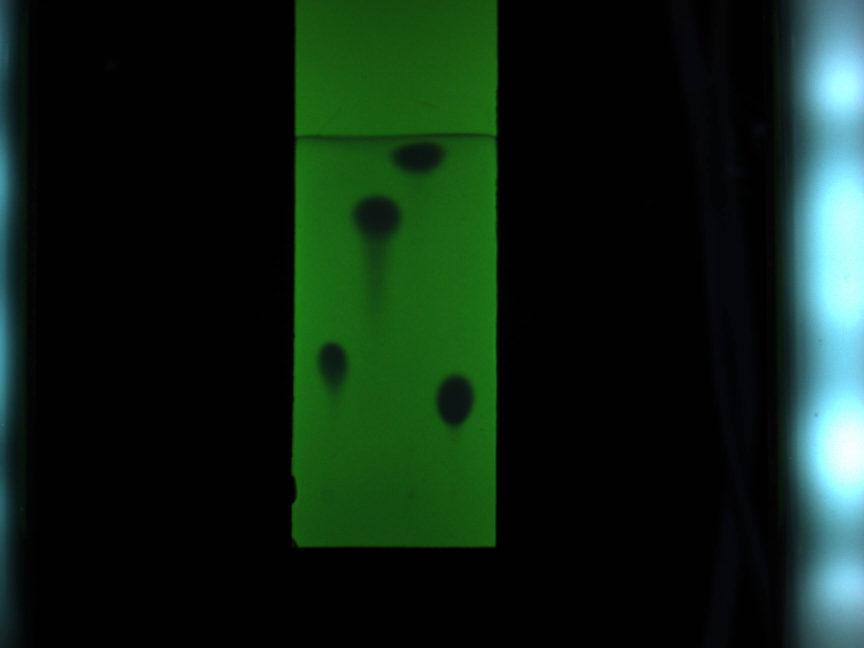
#> input picture board_3_1.jpg, 2592 x 1944 px, found by its file name (shown at 1/3 size)
$ python Picture_identify.py
#> lines starting #> are read from the running program, lines starting #| are printed output that depends on the picture; long printed decimals are rounded
import matplotlib.pyplot as plt
import numpy as np
import pandas as pd
import skimage
import sklearn
from skimage import filters
from skimage.io import imread, imshow
from skimage.color import rgb2gray, rgb2hsv
import cv2
import openpyxl
from scipy import interpolate
import scipy.signal as signal

font1 = {'family': 'Arial',
         'weight': 'normal',
         #"style": 'italic',
         'size': 14,
         }
class Point(object):
    def __init__(self,x,y):
        self.x = x
        self.y = y

    def getX(self):
        return self.x
    def getY(self):
        return self.y

def getGrayDiff(img,currentPoint,tmpPoint):
    return abs(int(img[currentPoint.x,currentPoint.y]) - int(img[tmpPoint.x,tmpPoint.y]))

# [100 lines left out: functions selectConnects, regionGrow, Identify_TLC, not called in this run]

def Identify_TLC_Hight(picture_name,dx=125,dboundary=100,dinterval=60):
#> called with dx = 125, dboundary = 100, dinterval = 60
    image = imread(picture_name)[:,750:1750]
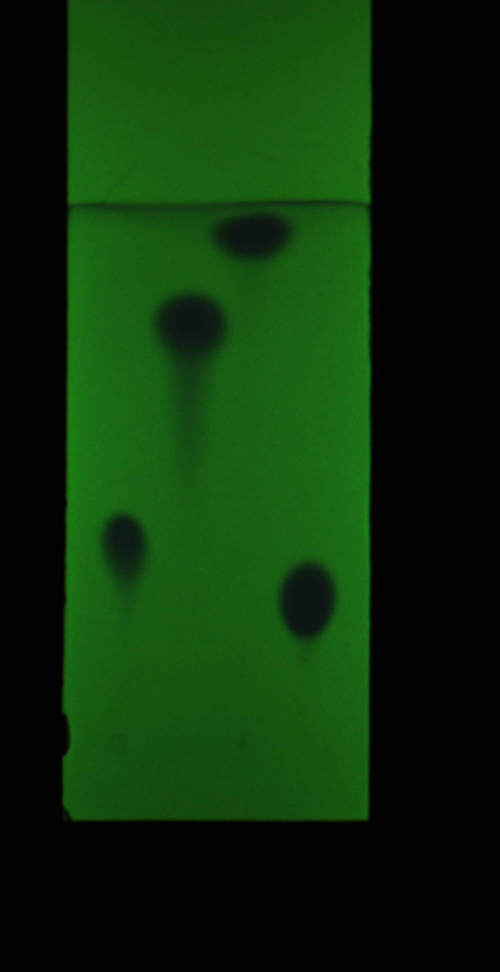
#> image: shape (1944, 1000, 3) (shown at 1/2 size); mean R, G, B 12.3, 46.3, 9.6
    #产生灰度图
    gray = cv2.cvtColor(image, cv2.COLOR_BGR2GRAY)
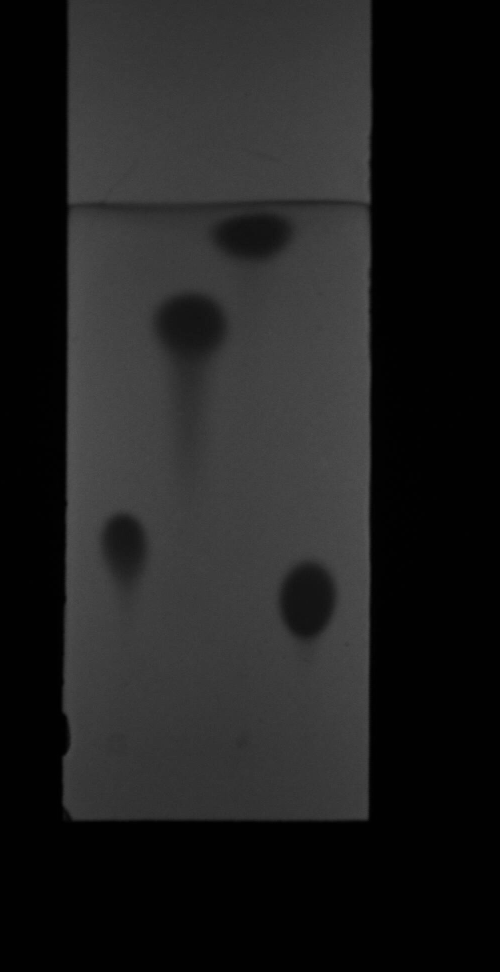
#> gray: shape (1944, 1000) (shown at 1/2 size); min 0, max 87, mean 31.4
    # plt.imshow(gray,'gray')
    # plt.show()
    x_shade=np.zeros([gray.shape[1]])
#> x_shade = 1000 values from 0 to 0
    y_shade=np.zeros([gray.shape[0]])
#> y_shade = 1944 values from 0 to 0
    x_white=[]
    y_white=[]
    for i in range(gray.shape[1]):
        x_shade[i] = np.sum(gray[:,i])/gray.shape[0]
        if x_shade[i]>40:
            x_white.append(i)
#> after the loop, x_shade = 1000 values, max 60.98 at index 733, min 1 at index 0, mean 31.44; x_white = 603 values from 136 to 738
    for i in range(gray.shape[0]):
        y_shade[i] = np.sum(gray[i]) / gray.shape[1]
        if y_shade[i] > 15:
            y_white.append(i)
#> after the loop, y_shade = 1944 values, max 42.16 at index 927, min 1 at index 1648, mean 31.44; y_white = 1641 values from 0 to 1640
    # print(x_white[0],x_white[-1])
    # print(y_white[0],y_white[-1])

    x_1_center = x_white[0] + dboundary
#> x_1_center = 236
    x_2_center = x_1_center + dx
#> x_2_center = 361
    x_3_center = x_2_center + dx
#> x_3_center = 486
    x_4_center = x_3_center + dx
#> x_4_center = 611
    y_limit = 1500
    y_1_shade = np.zeros(y_limit)
    y_2_shade = np.zeros(y_limit)
    y_3_shade = np.zeros(y_limit)
    y_4_shade = np.zeros(y_limit)
    x_1_shade = np.zeros([2 * dinterval])
    x_2_shade = np.zeros([2 * dinterval])
    x_3_shade = np.zeros([2 * dinterval])
    x_4_shade = np.zeros([2 * dinterval])
    for i in range(y_limit):
        y_1_shade[i] = np.sum(gray[i, x_1_center - dinterval:x_1_center + dinterval]) / (2 * dinterval)
        y_2_shade[i] = np.sum(gray[i, x_2_center - dinterval:x_2_center + dinterval]) / (2 * dinterval)
        y_3_shade[i] = np.sum(gray[i, x_3_center - dinterval:x_3_center + dinterval]) / (2 * dinterval)
        y_4_shade[i] = np.sum(gray[i, x_4_center - dinterval:x_4_center + dinterval]) / (2 * dinterval)
#> after the loop, y_1_shade = 1500 values, max 71.35 at index 871, min 37.62 at index 1078, mean 61.76; y_2_shade = 1500 values, max 64.43 at index 383, min 25.64 at index 637, mean 56.17; y_3_shade = 1500 values, max 65.83 at index 908, min 21.46 at index 472, mean 57.85; y_4_shade = 1500 values, max 70.09 at index 831, min 25.23 at index 1200, mean 60.14


    for i in range(2*dinterval):
        x_1_shade[i]=np.sum(gray[:,x_1_center-dinterval+i])/(gray.shape[0])
        x_2_shade[i]=np.sum(gray[:,x_2_center-dinterval+i])/(gray.shape[0])
        x_3_shade[i]=np.sum(gray[:,x_3_center-dinterval+i])/(gray.shape[0])
        x_4_shade[i]=np.sum(gray[:,x_4_center-dinterval+i])/(gray.shape[0])
#> after the loop, x_1_shade = 120 values, max 56.37 at index 0, min 49.2 at index 83, mean 51.64; x_2_shade = 120 values, max 50.82 at index 1, min 45.35 at index 86, mean 47.19; x_3_shade = 120 values, max 50 at index 118, min 47.14 at index 1, mean 48.55; x_4_shade = 120 values, max 55.19 at index 119, min 49.11 at index 35, mean 50.59

    plt.figure(1,figsize=(3,4),dpi=300)
    plt.style.use('ggplot')
    plt.plot(y_1_shade,c='black')
    plt.yticks(fontproperties='Arial', size=9)
    plt.xticks(fontproperties='Arial', size=9)
    plt.savefig("TLC_hight.pdf",dpi=300,bbox_inches='tight')
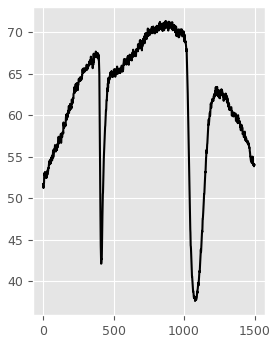
#> figure drawn by matplotlib, 1 panel; curve peaks at x = 871, y = 71.35
    plt.show()

    y_hight=np.array([np.where(y_1_shade==np.min(y_1_shade))[0][0],np.where(y_2_shade==np.min(y_2_shade))[0][0],
             np.where(y_3_shade==np.min(y_3_shade))[0][0],np.where(y_4_shade==np.min(y_4_shade))[0][0]])
#> y_hight = [1078, 637, 472, 1200]
    x_hight = np.array([x_1_center,
                        x_2_center,
                        x_3_center,
                        x_4_center])
#> x_hight = [236, 361, 486, 611]

    true_hight=(y_white[-1]-y_hight)*25.1/604-8.1
#> true_hight = [15.25, 33.58, 40.44, 10.18]
    #画图
    plt.subplot(111), plt.imshow(image)
    plt.scatter(x_hight,y_hight,c='red')
    plt.axis('off')
    plt.savefig('biaozhu.pdf',dpi=300)
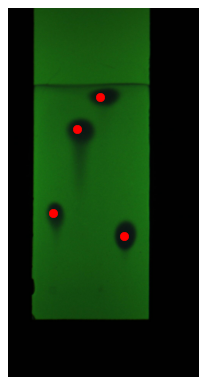
#> figure drawn by matplotlib, 1 panel
    return true_hight

def Identify_Eluent_Hight(picture_name):
    #print(Identify_TLC_true(r"C:\Users\xxhhss6910\PycharmProjects\AUBO\Save_Fig\Experiment_8171117\board_2.jpg"))

    image = imread(picture_name)
    #产生灰度图
    gray = cv2.cvtColor(image, cv2.COLOR_BGR2GRAY)
    y_shade = np.zeros([gray.shape[0]])
    x_shade=np.zeros([gray.shape[1]])
    x_white=[]
    for i in range(gray.shape[1]):
        x_shade[i] = np.sum(gray[:,i])/gray.shape[0]
        if x_shade[i]>40:
            x_white.append(i)
    for i in range(gray.shape[0]):
        y_shade[i] = np.sum(gray[i, x_white[0]+200:x_white[-1]-200]) / (x_white[-1]-x_white[0]-400)

    plt.figure(1, figsize=(3, 4), dpi=300)
    plt.style.use('ggplot')
    plt.plot(y_shade,c='black')
    plt.yticks(fontproperties='Arial', size=9)
    plt.xticks(fontproperties='Arial', size=9)
    plt.savefig("guang.pdf",dpi=300,bbox_inches='tight')
    plt.show()
    y_high=[]
    for i in range(len(y_shade)):
        if y_shade[i] > max(y_shade)-4:
            y_high.append(i)
    # plt.plot(y_shade)
    # plt.show()
    #y_hight=np.where(y_shade==np.max(y_shade))[0][0]-55  #上边缘
    y_hight=y_high[-1]
    #print(y_hight)
    hight=(1944-y_hight)*0.0267+17.82-8.1
    return hight

def Calculate_RF(potential_hight,eluent_hight):
    RF=[]
    tlc_hight=potential_hight
    for i in range(len(tlc_hight)):
        if tlc_hight[i]/eluent_hight<0:
            RF.append(0)
        if tlc_hight[i]/eluent_hight>1:
            RF.append(1)
        else:
            RF.append(tlc_hight[i]/eluent_hight)
    return RF

import time
a=time.time()
potential_hight=Identify_TLC_Hight(r'D:\pycharm project\Picture_identify\TLC_identify\board_3_1.jpg')
#> potential_hight = [15.25, 33.58, 40.44, 10.18]
eluent_hight=Identify_Eluent_Hight(r'D:\pycharm project\Picture_identify\TLC_identify\line_3_1.jpg')
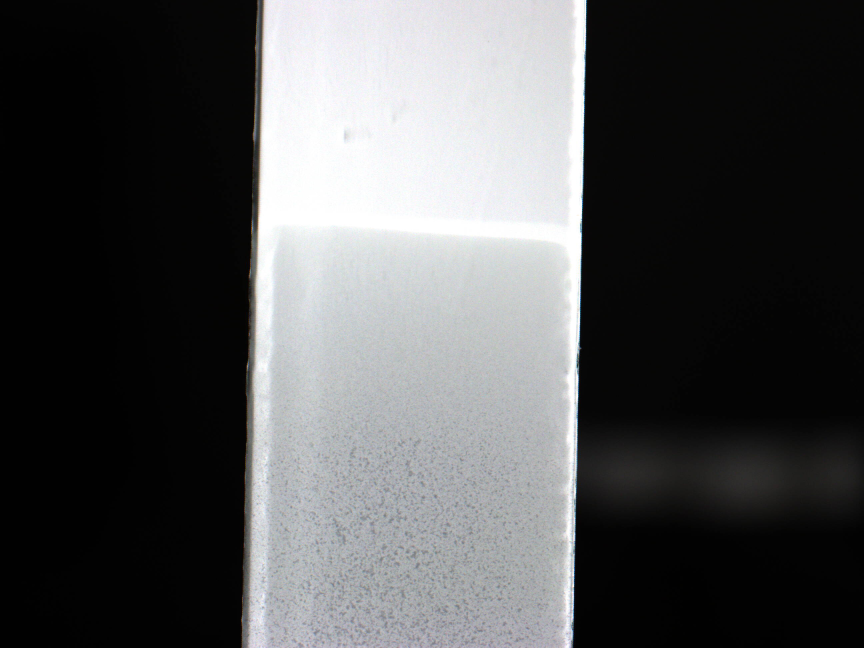
#> input picture line_3_1.jpg, 2592 x 1944 px, found by its file name (shown at 1/3 size)
#> in Identify_Eluent_Hight, image is the input picture: shape (1944, 2592, 3); mean R, G, B 81.7, 82.4, 83.3
#> after the loop in Identify_Eluent_Hight, `for i in range(gray.shape[1]):`: x_shade = 2592 values, max 237.3 at index 1709, min 1.11 at index 32, mean 82.58; x_white = 1014 values from 740 to 1753
#> after the loop in Identify_Eluent_Hight, `for i in range(gray.shape[0]):`: y_shade = 1944 values, max 254.7 at index 673, min 164.5 at index 1732, mean 206.1
#> in Identify_Eluent_Hight, `plt.savefig("guang.pdf",dpi=300,bbox_inches='tight')`:
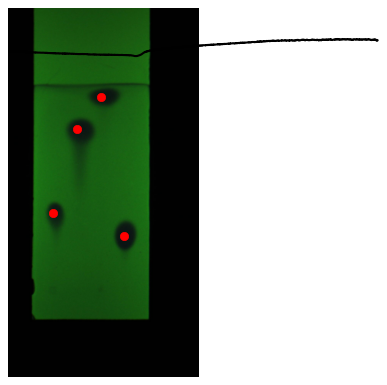
#> figure drawn by matplotlib, 1 panel
#> after the loop in Identify_Eluent_Hight, `for i in range(len(y_shade)):`: y_high = 42 values from 645 to 688
#> in Identify_Eluent_Hight, `y_hight=y_high[-1]`: y_hight = 688
#> in Identify_Eluent_Hight, `hight=(1944-y_hight)*0.0267+17.82-8.1`: hight = 43.26
#> eluent_hight = 43.26
RF=Calculate_RF(potential_hight,eluent_hight)
#> in Calculate_RF, `tlc_hight=potential_hight`: tlc_hight = [15.25, 33.58, 40.44, 10.18]
#> the loop in Calculate_RF, `for i in range(len(tlc_hight)):` made 4 passes
#> after the loop in Calculate_RF, `for i in range(len(tlc_hight)):`: RF = [0.353, 0.776, 0.935, 0.235]
#> RF = [0.353, 0.776, 0.935, 0.235]
print(RF)
#| [0.3527, 0.7763, 0.9349, 0.2355]
b=time.time()
print(b-a)
print(potential_hight)
#| [15.255 33.581 40.438 10.185]
print(eluent_hight)
#| 43.2552
# [28 lines of commented-out code are left out]
